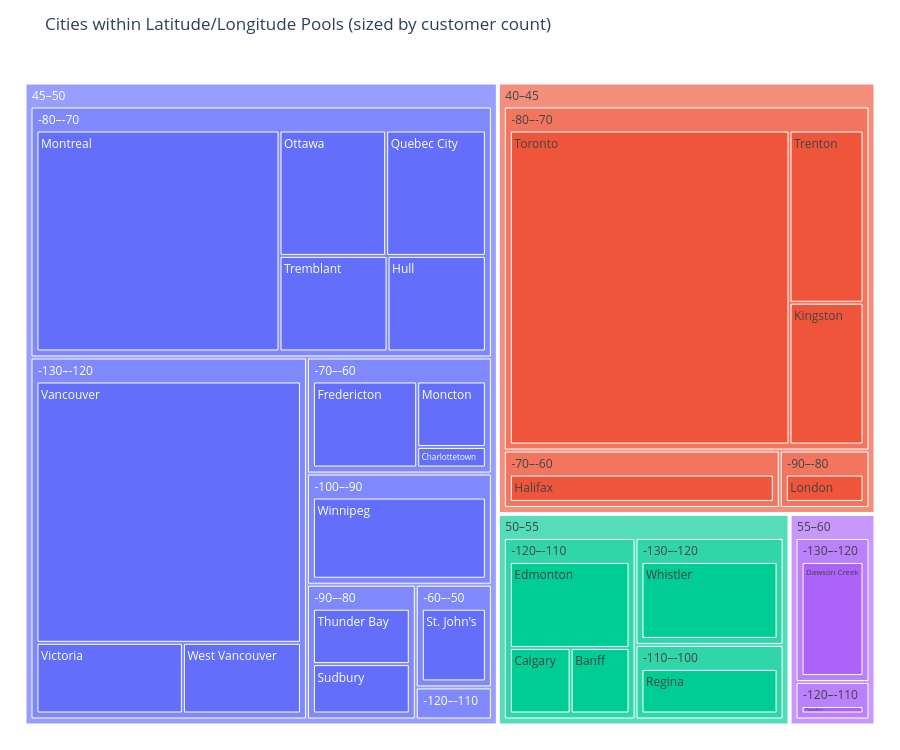

Notebook source saved alongside this figure:
### Code cell
# --- Define bins and labels ---
lat_bins = range(40, 91, 5)          # 40–90 step 5
lon_bins = range(-130, -49, 10)      # -130–-50 step 10
lat_labels = [f"{b}–{b+5}" for b in lat_bins[:-1]]
lon_labels = [f"{b}–{b+10}" for b in lon_bins[:-1]]

# Pools
dataset['LatPool'] = pd.cut(dataset['Latitude'], bins=lat_bins, labels=lat_labels, include_lowest=True)
dataset['LonPool'] = pd.cut(dataset['Longitude'], bins=lon_bins, labels=lon_labels, include_lowest=True)

# Count customers per city within each pool
# If you have CustomerID and want unique customers, replace .size() with .nunique()
city_counts = (
    dataset.groupby(['LatPool', 'LonPool', 'City'])
    .size()
    .reset_index(name='CustomerCount')
)

# Remove cities without pool (outside bounds)
city_counts = city_counts.dropna(subset=['LatPool','LonPool','City'])

fig = px.treemap(
    city_counts,
    path=['LatPool', 'LonPool', 'City'],     # hierarchy: Lat → Lon → City
    values='CustomerCount',
    title='Cities within Latitude/Longitude Pools (sized by customer count)'
)

# Nicer hover info
fig.update_traces(
    hovertemplate="<b>%{label}</b><br>Path: %{currentPath}<br>Customers: %{value:,}<extra></extra>"
)

fig.update_layout(margin=dict(l=20, r=20, t=60, b=20), height=750)
fig.show()

### Figure 1 — Plotly figure (JSON) as saved in the notebook; plotly's stock layout.template omitted (floating-point values rounded to 4 significant figures; data arrays with more than 128 entries replaced by an {"elided": "..."} marker saying what was removed)
{"data": [{"branchvalues": "total", "domain": {"x": [0, 1], "y": [0, 1]}, "hovertemplate": "<b>%{label}</b><br>Path: %{currentPath}<br>Customers: %{value:,}<extra></extra>", "ids": {"elided": "2410 str values"}, "labels": {"elided": "2410 str values"}, "name": "", "parents": {"elided": "2410 str values"}, "type": "treemap", "values": {"elided": "2410 int values"}}], "layout": {"height": 750, "legend": {"tracegroupgap": 0}, "margin": {"b": 20, "l": 20, "r": 20, "t": 60}, "title": {"text": "Cities within Latitude/Longitude Pools (sized by customer count)"}}}
